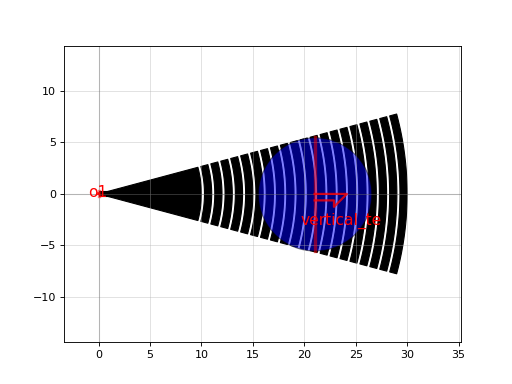

Reproduce this figure in Python.
import gdsfactory as gf

c = gf.components.grating_coupler_circular(taper_angle=30.0, taper_length=10.0, length=30.0, period=1.0, fill_factor=0.7, port=(0.0, 0.0), layer=(1, 0), layer_cladding=(111, 0), direction='EAST', polarization='te', wavelength=1.55, fiber_marker_width=11.0, fiber_marker_layer=(203, 0), wg_width=0.5, cladding_offset=2.0)
c.plot()
